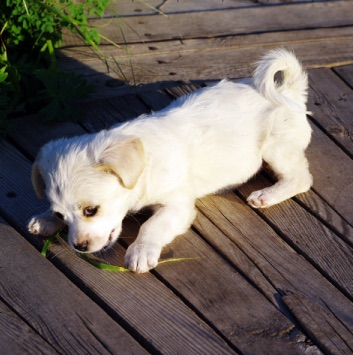
#> input picture python/little_white_dog.jpg, 353 x 355 px
$ python matplotlib_demo.py   (Python 2 division)
#> lines starting #> are read from the running program, lines starting #| are printed output that depends on the picture
#!/usr/bin/env python
# -*- coding:utf-8 -*-

import numpy as np
# Matplotlib
import matplotlib as mpl
# Matplotlib中最基础的模块是pyplot
import matplotlib.pyplot as plt
# 3D图表必须的模块，project='3d'的定义
from mpl_toolkits.mplot3d import Axes3D

# Matplotlib是Python中最常用的可视化工具之一，可以非常方便地创建海量类型地2D图表和一些基本的3D图表。
# Matplotlib最早是为了可视化癫痫病人的脑皮层电图相关的信号而研发，因为在函数的设计上参考了MATLAB，所以叫做Matplotlib。
# Matplotlib首次发表于2007年，在开源和社区的推动下，现在在基于Python的各个科学计算领域都得到了广泛应用。
# Matplotlib的原作者John D. Hunter博士是一名神经生物学家，2012年不幸因癌症去世，感谢他创建了这样一个伟大的库。

# 在Matplotlib中，画图时有两个常用概念，一个是平时画图蹦出的一个窗口，这叫一个figure。
# Figure相当于一个大的画布，在每个figure中，又可以存在多个子图，这种子图叫做axes。
# 顾名思义，有了横纵轴就是一幅简单的图表。
# 把figure定义成了一个一行两列的大画布，然后通过fig.add_subplot()加入两个新的子图。
# subplot的定义格式很有趣，数字的前两位分别定义行数和列数，最后一位定义新加入子图的所处顺序，当然想写明确些也没问题，用逗号分开即可。


# 点线图 ------------------------------------------------------------------------

# 通过rcParams设置全局横纵轴字体大小
mpl.rcParams['xtick.labelsize'] = 24
mpl.rcParams['ytick.labelsize'] = 24

# np.random.seed(42)

# x轴的采样点
x = np.linspace(0, 5, 100)

# 通过下面曲线加上噪声生成数据，所以拟合模型就用y了……
y = 2 * np.sin(x) + 0.3 * x**2
y_data = y + np.random.normal(scale=0.3, size=100)

# figure()指定图表名称
plt.figure('data')

# '.'标明画散点图，每个散点的形状是个圆
plt.plot(x, y_data, '.')

# 画模型的图，plot函数默认画连线图
plt.figure('model')
plt.plot(x, y)

# 两个图画一起
plt.figure('data & model')

# 通过'k'指定线的颜色，lw指定线的宽度
# 第三个参数除了颜色也可以指定线形，比如'r--'表示红色虚线
# 更多属性可以参考官网：http://matplotlib.org/api/pyplot_api.html
plt.plot(x, y, 'k', lw=3)

# scatter可以更容易地生成散点图
plt.scatter(x, y_data)

# 将当前figure的图保存到文件result.png
plt.savefig('result.png')
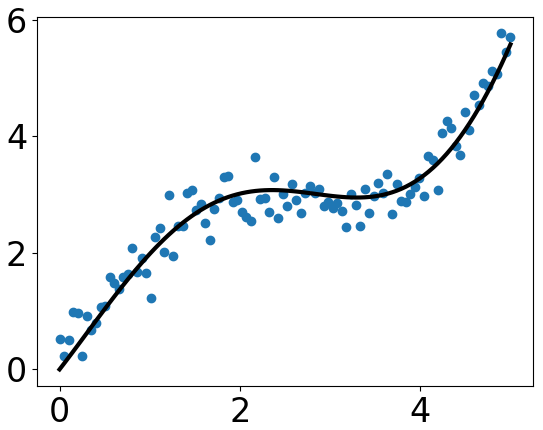
#> figure drawn by matplotlib, 1 panel; curve peaks at x = 5, y = 5.58

# 一定要加上这句才能让画好的图显示在屏幕上
plt.show()
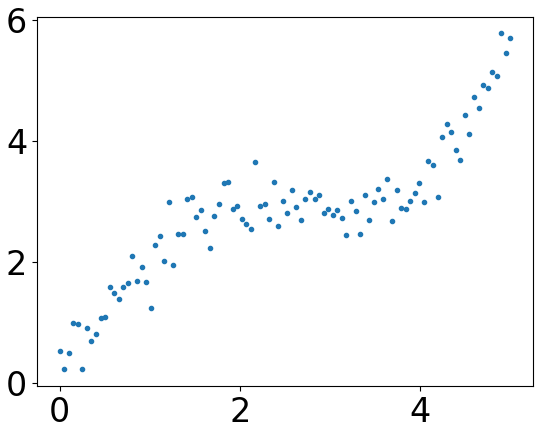
#> figure drawn by matplotlib, 1 panel; curve peaks at x = 4.9, y = 5.77
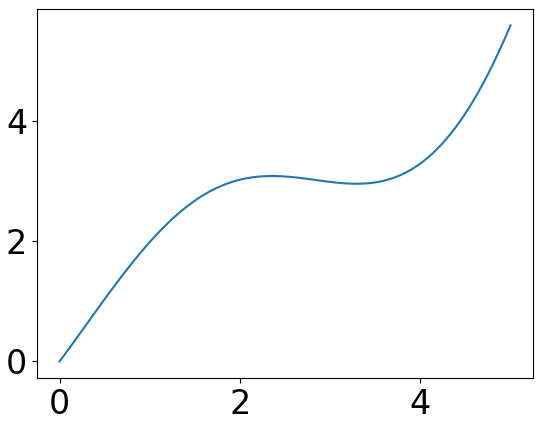
#> figure drawn by matplotlib, 1 panel; curve peaks at x = 5, y = 5.58


# 柱状图和饼图 ---------------------------------------------------------------------

mpl.rcParams['axes.titlesize'] = 20
mpl.rcParams['xtick.labelsize'] = 16
mpl.rcParams['ytick.labelsize'] = 16
mpl.rcParams['axes.labelsize'] = 16
mpl.rcParams['xtick.major.size'] = 0
mpl.rcParams['ytick.major.size'] = 0

# 包含了狗，猫和猎豹的最高奔跑速度，还有对应的可视化颜色
speed_map = {
    'dog': (48, '#7199cf'),
    'cat': (45, '#4fc4aa'),
    'cheetah': (120, '#e1a7a2')
}

# 整体图的标题
fig = plt.figure('Bar chart & Pie chart')

# 在整张图上加入一个子图，121的意思是在一个1行2列的子图中的第一张
ax = fig.add_subplot(121)
ax.set_title('Running speed - bar chart')

# 生成x轴每个元素的位置
xticks = np.arange(3)

# 定义柱状图每个柱的宽度
bar_width = 0.5

# 动物名称
animals = speed_map.keys()

# 奔跑速度
speeds = [x[0] for x in speed_map.values()]

# 对应颜色
colors = [x[1] for x in speed_map.values()]

# 画柱状图，横轴是动物标签的位置，纵轴是速度，定义柱的宽度，同时设置柱的边缘为透明
bars = ax.bar(xticks, speeds, width=bar_width, edgecolor='none')

# 设置y轴的标题
ax.set_ylabel('Speed(km/h)')

# x轴每个标签的具体位置，设置为每个柱的中央
ax.set_xticks(xticks + bar_width / 2)

# 设置每个标签的名字
ax.set_xticklabels(animals)

# 设置x轴的范围
ax.set_xlim([bar_width / 2 - 0.5, 3 - bar_width / 2])

# 设置y轴的范围
ax.set_ylim([0, 125])

# 给每个bar分配指定的颜色
for bar, color in zip(bars, colors):
    bar.set_color(color)

# 在122位置加入新的图
ax = fig.add_subplot(122)
ax.set_title('Running speed - pie chart')

# 生成同时包含名称和速度的标签
labels = ['{0}\n{1} km/h'.format(animal, speed)
          for animal, speed in zip(animals, speeds)]

# 画饼状图，并指定标签和对应颜色
ax.pie(speeds, labels=labels, colors=colors)

plt.show()
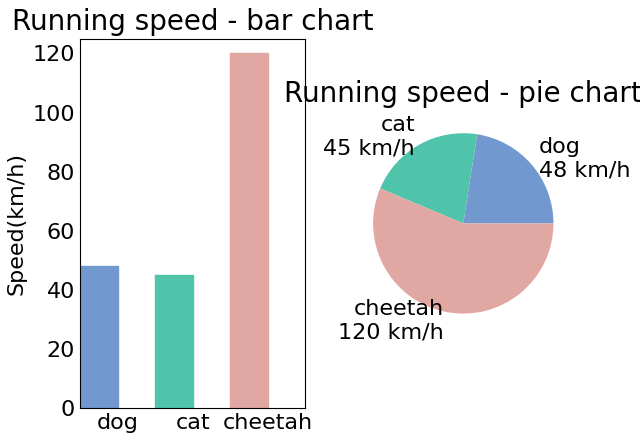
#> figure drawn by matplotlib, 2 panels; panel 1: tallest bar 120 high, from x = 1.75 to 2.25


# 3D图表 -----------------------------------------------------------------------

# 先生成一个所有值均为0的复数array作为初始频谱，然后把频谱中央部分用随机生成，但同时共轭关于中心对称的子矩阵进行填充。
# 这相当于只有低频成分的一个随机频谱。最后进行反傅里叶变换就得到一个随机波动的曲面

n_grids = 51        	# x-y平面的格点数
c = n_grids / 2     	# 中心位置
nf = 2              	# 低频成分的个数

# 生成格点
x = np.linspace(0, 1, n_grids)
y = np.linspace(0, 1, n_grids)

# x和y是长度为n_grids的array
# meshgrid会把x和y组合成n_grids*n_grids的array，X和Y对应位置就是所有格点的坐标
X, Y = np.meshgrid(x, y)

# 生成一个0值的傅里叶谱
spectrum = np.zeros((n_grids, n_grids), dtype=np.complex)

# 生成一段噪音，长度是(2*nf+1)**2/2
noise = [np.complex(x, y)
         for x, y in np.random.uniform(-1, 1, ((2 * nf + 1)**2 / 2, 2))]

# 傅里叶频谱的每一项和其共轭关于中心对称
noisy_block = np.concatenate((noise, [0j], np.conjugate(noise[::-1])))

# 将生成的频谱作为低频成分
spectrum[c - nf:c + nf + 1, c - nf:c + nf +
         1] = noisy_block.reshape((2 * nf + 1, 2 * nf + 1))

# 进行反傅里叶变换
Z = np.real(np.fft.ifft2(np.fft.ifftshift(spectrum)))

# 创建图表
fig = plt.figure('3D surface & wire')

# 第一个子图，surface图
ax = fig.add_subplot(1, 2, 1, projection='3d')

# alpha定义透明度，cmap是color map
# rstride和cstride是两个方向上的采样，越小越精细，lw是线宽
ax.plot_surface(X, Y, Z, alpha=0.7, cmap='jet', rstride=1, cstride=1, lw=0)

# 第二个子图，网线图
ax = fig.add_subplot(1, 2, 2, projection='3d')
ax.plot_wireframe(X, Y, Z, rstride=3, cstride=3, lw=0.5)

plt.show()
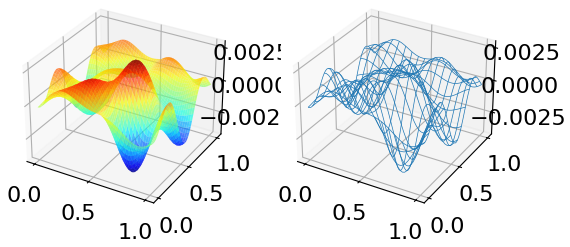
#> figure drawn by matplotlib, 2 panels

# -------------
# 直接先采样了一堆3维的正态分布样本，保证方向上的均匀性。
# 然后归一化，让每个样本到原点的距离为1，相当于得到了一个均匀分布在球面上的样本。
# 再接着把每个样本都乘上一个均匀分布随机数的开3次方，这样就得到了在球体内均匀分布的样本，
# 最后根据判别平面3x+2y-z-1=0对平面两侧样本用不同的形状和颜色画出

# 采样个数500
n_samples = 500
dim = 3

# 先生成一组3维正态分布数据，数据方向完全随机
samples = np.random.multivariate_normal(
    np.zeros(dim),
    np.eye(dim),
    n_samples
)

# 通过把每个样本到原点距离和均匀分布吻合得到球体内均匀分布的样本
for i in range(samples.shape[0]):
    r = np.power(np.random.random(), 1.0 / 3.0)
    samples[i] *= r / np.linalg.norm(samples[i])

upper_samples = []
lower_samples = []

for x, y, z in samples:
    # 3x+2y-z=1作为判别平面
    if z > 3 * x + 2 * y - 1:
        upper_samples.append((x, y, z))
    else:
        lower_samples.append((x, y, z))

fig = plt.figure('3D scatter plot')
ax = fig.add_subplot(111, projection='3d')

uppers = np.array(upper_samples)
lowers = np.array(lower_samples)

# 用不同颜色不同形状的图标表示平面上下的样本
# 判别平面上半部分为红色圆点，下半部分为绿色三角
ax.scatter(uppers[:, 0], uppers[:, 1], uppers[:, 2], c='r', marker='o')
ax.scatter(lowers[:, 0], lowers[:, 1], lowers[:, 2], c='g', marker='^')

plt.show()
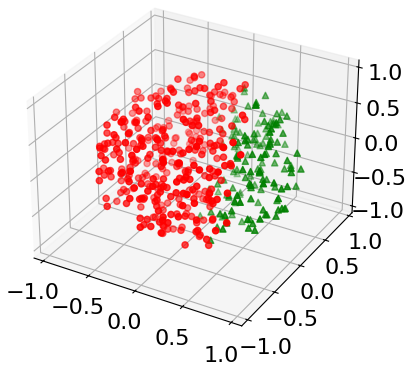
#> figure drawn by matplotlib, 1 panel

# 图像显示 -----------------------------------------------------------------------

# 读取一张小白狗的照片并显示
plt.figure('A Little White Dog')
little_dog_img = plt.imread('little_white_dog.jpg')
#> little_dog_img is the input picture: shape (355, 353, 3); mean R, G, B 113, 103.1, 96.9
plt.imshow(little_dog_img)

# Z是上小节生成的随机图案，img0就是Z，img1是Z做了个简单的变换
img0 = Z
img1 = 3 * Z + 4

# cmap指定为'gray'用来显示灰度图
fig = plt.figure('Auto Normalized Visualization')
ax0 = fig.add_subplot(121)
ax0.imshow(img0, cmap='gray')

ax1 = fig.add_subplot(122)
ax1.imshow(img1, cmap='gray')

plt.show()
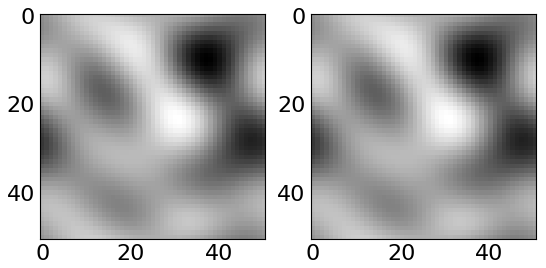
#> figure drawn by matplotlib, 2 panels
